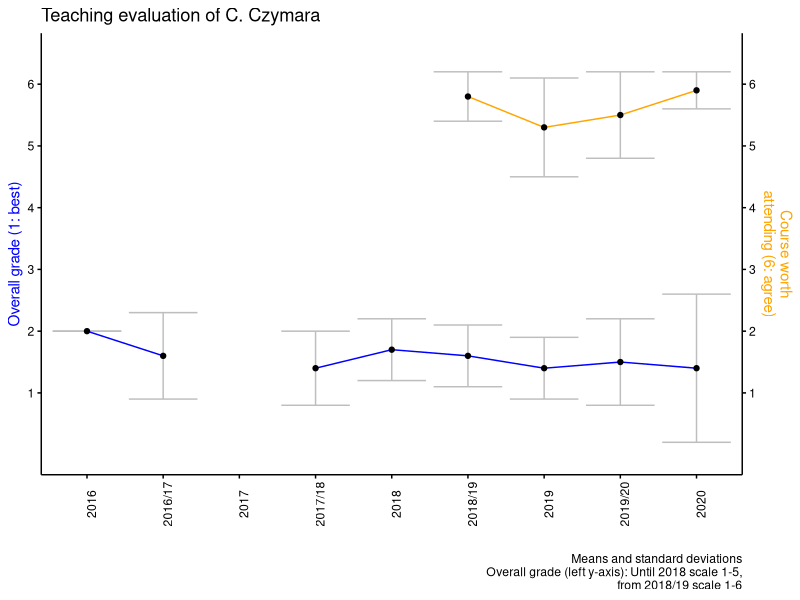

The R source for this figure:


### plot time trend of course evaluations

evals <- data.frame("semester" = c("2016", "2016/17", "2017", "2017/18",
                                   # frankfurt
                                   "2018", "2018/19",
                                   "2019", "2019/20",
                                   "2020"),
                    "mean" = c(2, 1.6, NA, 1.4,
                               # frankfurt
                               1.7,
                               1.6, 1.4,
                               1.5, 1.4
                               ),
                    "sd" = c(0, 0.7, NA, 0.6,
                             # frankfurt
                             0.5,
                             0.5, 0.5,
                             0.7, 1.2
                             ),
                    "n" = c(5, 21, NA, 18,
                            # frankfurt
                            6,
                            10, 8,
                            12, 19
                            ),
                    "University" = c("CGN", "CGN", "CGN", "CGN",
                              "FRA", "FRA", "FRA", "FRA", "FRA"),
                    "worth" = c (NA, NA, NA, NA, NA,
                                 5.8, 5.3, 5.5, 5.9),
                    "worthSD" = c (NA, NA, NA, NA, NA,
                                 0.4, 0.8, 0.7, 0.3)
                    )

evals$grandmean <- mean(evals$mean, na.rm = T)

evals$worthgrandmean <- mean(evals$worth, na.rm = T)

library(ggplot2); theme_set(theme_bw() +
                              theme(axis.line = element_line(colour = "black"),
                                    panel.grid.major = element_blank(),
                                    panel.grid.minor = element_blank(),
                                    panel.border = element_blank(),
                                    panel.background = element_blank(),
                                    axis.text = element_text(color="black"),
                                    axis.ticks = element_line(colour = "black")))


# win.metafile("C:/Users/czymara.local/PowerFolders/teaching/teachingevaluations/out/evalovertime.wmf")
dev.copy(png, "C:/Users/czymara.local/PowerFolders/teaching/teachingevaluations/out/evalovertime.png",
         units="px", width=1600, height=1600, res=300)
ggplot(data = evals, aes(y = semester,
                         x = mean#,
                         # colour = University
                         )) +
  geom_errorbarh(aes(xmin = mean - sd,
                     xmax = mean + sd),
                 colour = "grey") +
  xlab("Overall grade (1: best)") + ylab("") +
  geom_path(aes(group = 1), colour = "blue") +
  # geom_vline(xintercept = evals$grandmean ,
  #           colour = "blue") +
  geom_point() +
  geom_errorbarh(data = evals, aes(xmin = worth - worthSD,
                     xmax = worth + worthSD),
                 colour = "grey") +
  scale_x_continuous(limits = c(0, 6.5), breaks = c(1:6),
                     sec.axis = sec_axis(~. , breaks = c(1:6),
                                         name = "Course worth\nattending (6: agree)")
                     ) +
  geom_path(data = evals, aes(x = worth, group = 1), colour = "orange") +  # add the second axis
  geom_point(data = evals, aes(y = semester,
                               x = worth#,
                               # colour = University
                               )) +
  theme(axis.text.x = element_text(angle = 90),
        axis.title.y = element_text(color = "blue"),
        axis.title.y.right = element_text(color = "orange")) +
  labs(title = "Teaching evaluation of C. Czymara",
       caption = "Means and standard deviations
       Overall grade (left y-axis): Until 2018 scale 1-5,
       from 2018/19 scale 1-6") +
coord_flip()
dev.off()
